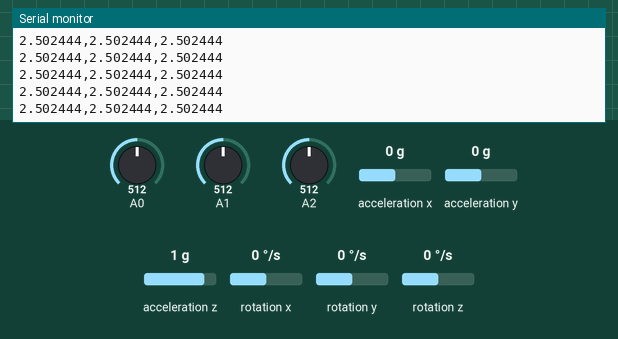
Simulated run of this sketch. Board: Arduino Nano 33 IoT. On the bench: the last lines printed to the serial monitor. The test bench sets the inputs (shaded band); at power-on: A0 = 512, A1 = 512, A2 = 512, acceleration x 0 g, acceleration y 0 g, acceleration z 1 g, rotation x 0 °/s, rotation y 0 °/s, rotation z 0 °/s.

Above: at 1.2 s.
1.3 s: A0 set to 716
At 1.34 s:
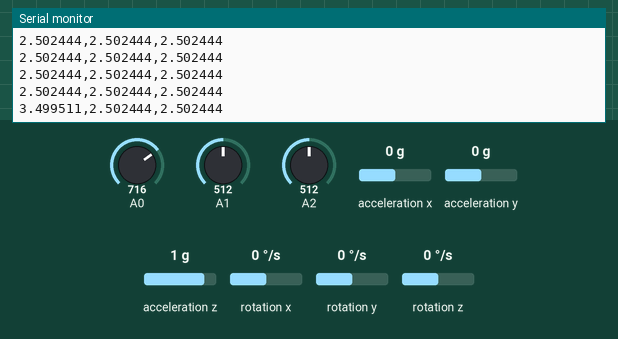
2.8 s: A1 set to 716
At 2.83 s:
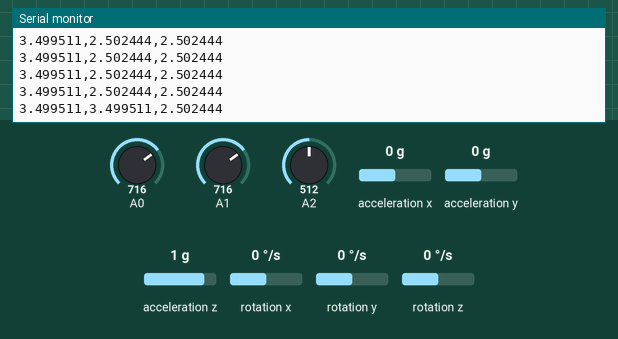
4.3 s: A2 set to 716
At 4.32 s:
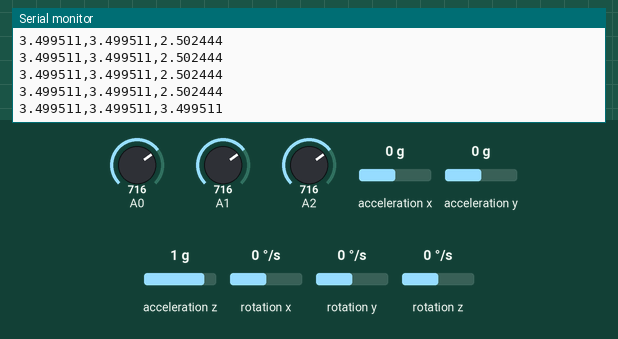
5.8 s: A0 set to 992
At 5.81 s:
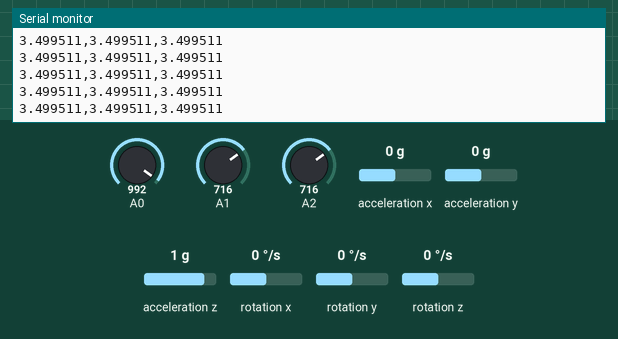
7.3 s: A1 set to 992
At 7.35 s:
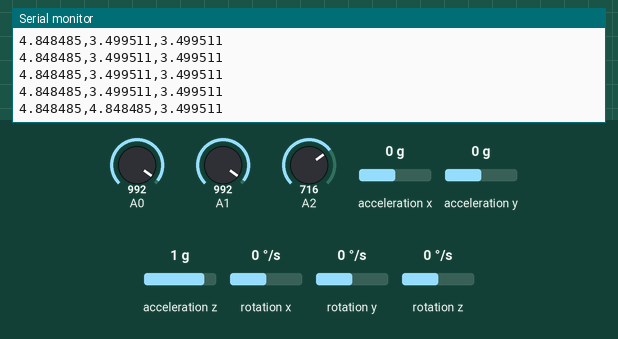
8.8 s: A2 set to 992
At 8.83 s:
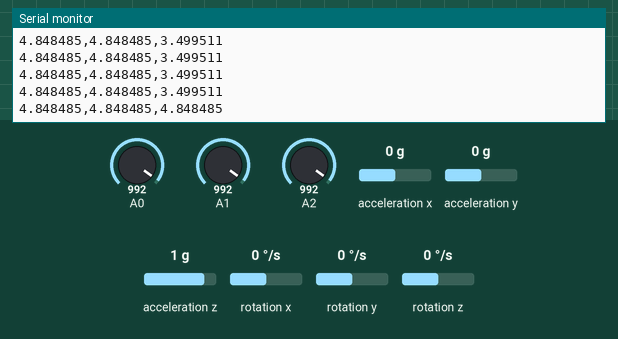
Timing chart, 0 to 11.3 s (numbered marks = the images above; inputs shaded):
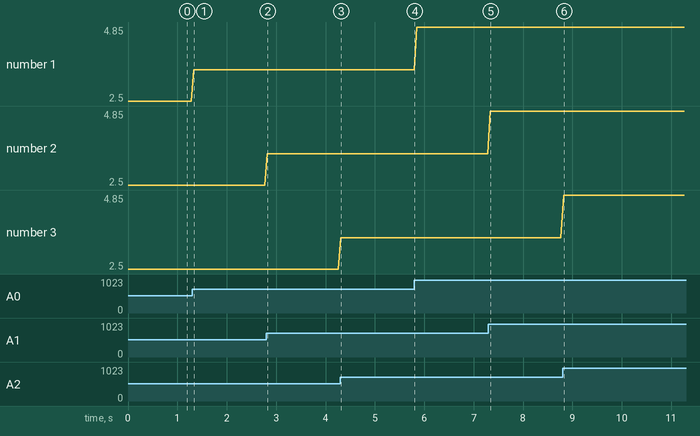

The sketch:

normalizer.ino
```cpp
#include <Arduino_LSM6DS3.h>

float normalizedValue[150] = {}; // Cast to float and divide by 1023.0
float Ax, Ay, Az;
float Gx, Gy, Gz;

void setup()
{
    Serial.begin(115200);
    while (!Serial)
        ; // optionally wait for serial terminal to open
    // Serial.println("MyoWare Example_01_analogRead_SINGLE");
    // Serial.println();
    if (!IMU.begin())
    {
        // Serial.println("Failed to initialize IMU!");
        exit(1);
        while (1)
            ;
    }
    // Serial.print("Accelerometer sample rate = ");
    // Serial.print(IMU.accelerationSampleRate());
    // Serial.println("Hz");
    // Serial.println();

    // Serial.print("Gyroscope sample rate = ");
    // Serial.print(IMU.gyroscopeSampleRate());
    // Serial.println("Hz");
    // Serial.println();
}

void loop()
{
    int sensorValue = analogRead(A0); // read the input on analog pin A0
    int sensorValue2 = analogRead(A1);
    int sensorValue3 = analogRead(A2);
    if (IMU.accelerationAvailable())
    {
        // Serial.print("Accelerometer sample rate = ");
        // Serial.print(IMU.accelerationSampleRate());
        // Serial.println("Hz");
        // Serial.println();
        char accbuffer[40];
        IMU.readAcceleration(Ax, Ay, Az);

        // Serial.println("Accelerometer data: ");

        // sprintf(accbuffer, "%f,%f,%f",(float)Ax, (float)Ay, (float)Az);
        // Serial.println(accbuffer);
        // Serial.println();
    }

    if (IMU.gyroscopeAvailable())
    {
        char gyrobuffer[40];
        IMU.readGyroscope(Gx, Gy, Gz);

        // Serial.println("Gyroscope data: ");
        // sprintf(gyrobuffer, "%f,%f,%f",(float)Gx, (float)Gy, (float)Gz);
        // Serial.println(gyrobuffer);
        // Serial.println();
    }
    char buffer[40];
    sprintf(buffer, "%f,%f,%f", (float)sensorValue * (5 / 1023.0), (float)sensorValue2 * (5 / 1023.0), (float)sensorValue3 * (5 / 1023.0));

    // for(int i=0;i<3;i++){
    //   String floatString = String(myFloats[i], 2);
    //   String outputString = "";
    // }

    Serial.println(buffer); // print out the value you read

    delay(50); // to avoid overloading the serial terminal
}
```

Measured:
- after the input at 1.3 s, the serial monitor: prints a new line at once (image 1)
- after the input at 2.8 s, the serial monitor: prints a new line at once (image 2)
- after the input at 4.3 s, the serial monitor: prints a new line at once (image 3)
- after the input at 7.3 s, the serial monitor: prints a new line at once (image 5)
- after the input at 8.8 s, the serial monitor: prints a new line at once (image 6)
- plotted number 1: 2.5 → 3.5 after the input at 1.3 s, 3.5 → 4.85 after the input at 5.8 s
